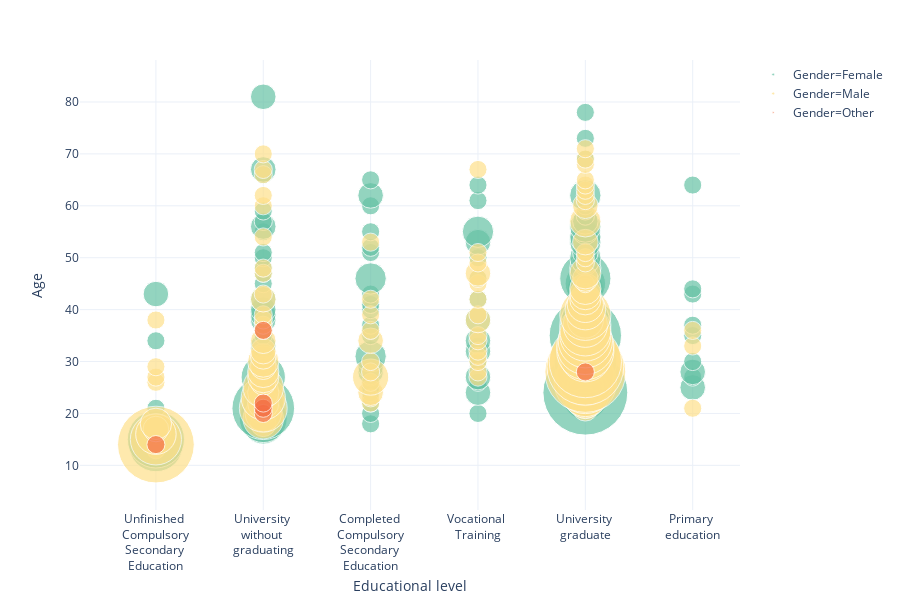

Notebook cell for this chart:
### Markdown cell above
# Distribution of educational level by gender and age

### Code cell
def distribution_education_by_gender_and_age(dataframe):
    temp_dataframe = dataframe.copy()
    newDataframe = pd.DataFrame(temp_dataframe.groupby(['Age', 'Gender'])['Educational level'].value_counts(dropna=True, sort=True).reset_index(name='counts'))
    if get_data_replacements(str('Gender')):
        newDataframe['Gender'] = newDataframe['Gender'].apply(get_data_replacements(str('Gender')).get)
    fig = px.scatter(newDataframe, x="Educational level", y="Age", size="counts", color="Gender", 
           hover_name="Educational level", log_x=False, size_max=60, color_discrete_sequence=colors_gender, template="plotly_white")
    
    # fig.update(layout=dict(legend=dict(font=dict(size=20))))
    iplot(fig)
    
distribution_education_by_gender_and_age(data_complete_en)

### Figure 1 — Plotly figure (JSON) as saved in the notebook; plotly's stock layout.template omitted (floating-point values rounded to 4 significant figures; data arrays with more than 128 entries replaced by an {"elided": "..."} marker saying what was removed)
{"data": [{"hovertemplate": "<b>%{hovertext}</b><br><br>Gender=Female<br>Educational level=%{x}<br>Age=%{y}<br>counts=%{marker.size}<extra></extra>", "hovertext": {"elided": "135 str values"}, "legendgroup": "Gender=Female", "marker": {"color": "rgb(102,194,165)", "size": {"elided": "135 int values"}, "sizemode": "area", "sizeref": 0.006111, "symbol": "circle"}, "mode": "markers", "name": "Gender=Female", "showlegend": true, "type": "scatter", "uid": "b40414a5-a5aa-47dc-b2b7-9a981da9f3f1", "x": {"elided": "135 str values"}, "xaxis": "x", "y": {"elided": "135 int values"}, "yaxis": "y"}, {"hovertemplate": "<b>%{hovertext}</b><br><br>Gender=Male<br>Educational level=%{x}<br>Age=%{y}<br>counts=%{marker.size}<extra></extra>", "hovertext": ["Unfinished <br>Compulsory<br>Secondary <br>Education", "Unfinished <br>Compulsory<br>Secondary <br>Education", "Unfinished <br>Compulsory<br>Secondary <br>Education", "Unfinished <br>Compulsory<br>Secondary <br>Education", "Unfinished <br>Compulsory<br>Secondary <br>Education", "Unfinished <br>Compulsory<br>Secondary <br>Education", "University <br>without <br>graduating", "University <br>without <br>graduating", "University <br>without <br>graduating", "University <br>without <br>graduating", "University <br>graduate", "Primary <br>education", "University <br>graduate", "University <br>without <br>graduating", "Completed <br>Compulsory<br>Secondary <br>Education", "University <br>without <br>graduating", "University <br>graduate", "Completed <br>Compulsory<br>Secondary <br>Education", "University <br>graduate", "University <br>without <br>graduating", "Completed <br>Compulsory<br>Secondary <br>Education", "University <br>without <br>graduating", "University <br>graduate", "University <br>graduate", "University <br>without <br>graduating", "Completed <br>Compulsory<br>Secondary <br>Education", "Unfinished <br>Compulsory<br>Secondary <br>Education", "University <br>graduate", "Completed <br>Compulsory<br>Secondary <br>Education", "University <br>without <br>graduating", "Unfinished <br>Compulsory<br>Secondary <br>Education", "Vocational <br>Training", "University <br>graduate", "University <br>without <br>graduating", "Completed <br>Compulsory<br>Secondary <br>Education", "Vocational <br>Training", "University <br>graduate", "University <br>without <br>graduating", "Unfinished <br>Compulsory<br>Secondary <br>Education", "University <br>graduate", "University <br>without <br>graduating", "Completed <br>Compulsory<br>Secondary <br>Education", "Vocational <br>Training", "University <br>graduate", "University <br>without <br>graduating", "Vocational <br>Training", "University <br>graduate", "University <br>without <br>graduating", "Vocational <br>Training", "University <br>graduate", "Primary <br>education", "University <br>graduate", "Completed <br>Compulsory<br>Secondary <br>Education", "University <br>without <br>graduating", "Vocational <br>Training", "University <br>graduate", "Vocational <br>Training", "University <br>graduate", "Completed <br>Compulsory<br>Secondary <br>Education", "Primary <br>education", "University <br>without <br>graduating", "University <br>graduate", "University <br>without <br>graduating", "University <br>graduate", "Vocational <br>Training", "Unfinished <br>Compulsory<br>Secondary <br>Education", "University <br>without <br>graduating", "University <br>graduate", "Completed <br>Compulsory<br>Secondary <br>Education", "University <br>without <br>graduating", "Vocational <br>Training", "University <br>graduate", "University <br>graduate", "University <br>graduate", "University <br>without <br>graduating", "Completed <br>Compulsory<br>Secondary <br>Education", "Vocational <br>Training", "University <br>graduate", "University <br>without <br>graduating", "University <br>graduate", "University <br>graduate", "Vocational <br>Training", "University <br>graduate", "Vocational <br>Training", "University <br>graduate", "Vocational <br>Training", "University <br>without <br>graduating", "University <br>without <br>graduating", "University <br>graduate", "Vocational <br>Training", "University <br>graduate", "University <br>graduate", "Vocational <br>Training", "University <br>graduate", "Completed <br>Compulsory<br>Secondary <br>Education", "University <br>without <br>graduating", "University <br>graduate", "University <br>graduate", "University <br>without <br>graduating", "University <br>graduate", "University <br>graduate", "University <br>without <br>graduating", "University <br>graduate", "University <br>graduate", "University <br>graduate", "University <br>without <br>graduating", "University <br>without <br>graduating", "Vocational <br>Training", "University <br>graduate", "University <br>graduate", "University <br>without <br>graduating", "University <br>graduate"], "legendgroup": "Gender=Male", "marker": {"color": "rgb(254,224,139)", "size": [1, 18, 8, 5, 2, 3, 2, 5, 4, 7, 2, 1, 3, 3, 1, 6, 5, 1, 7, 3, 2, 5, 4, 12, 2, 1, 1, 10, 4, 3, 1, 1, 20, 3, 1, 1, 18, 2, 1, 16, 3, 1, 1, 8, 2, 1, 10, 2, 1, 10, 1, 9, 2, 2, 1, 8, 1, 8, 1, 1, 1, 6, 1, 4, 2, 1, 1, 8, 1, 1, 1, 5, 4, 3, 2, 1, 1, 3, 1, 3, 1, 1, 2, 1, 3, 2, 1, 1, 1, 1, 1, 1, 1, 2, 1, 1, 3, 2, 1, 1, 1, 1, 1, 1, 1, 1, 1, 1, 1, 1, 1, 1], "sizemode": "area", "sizeref": 0.006111, "symbol": "circle"}, "mode": "markers", "name": "Gender=Male", "showlegend": true, "type": "scatter", "uid": "72c18b78-0977-4abe-a935-52b5bac6a865", "x": ["Unfinished <br>Compulsory<br>Secondary <br>Education", "Unfinished <br>Compulsory<br>Secondary <br>Education", "Unfinished <br>Compulsory<br>Secondary <br>Education", "Unfinished <br>Compulsory<br>Secondary <br>Education", "Unfinished <br>Compulsory<br>Secondary <br>Education", "Unfinished <br>Compulsory<br>Secondary <br>Education", "University <br>without <br>graduating", "University <br>without <br>graduating", "University <br>without <br>graduating", "University <br>without <br>graduating", "University <br>graduate", "Primary <br>education", "University <br>graduate", "University <br>without <br>graduating", "Completed <br>Compulsory<br>Secondary <br>Education", "University <br>without <br>graduating", "University <br>graduate", "Completed <br>Compulsory<br>Secondary <br>Education", "University <br>graduate", "University <br>without <br>graduating", "Completed <br>Compulsory<br>Secondary <br>Education", "University <br>without <br>graduating", "University <br>graduate", "University <br>graduate", "University <br>without <br>graduating", "Completed <br>Compulsory<br>Secondary <br>Education", "Unfinished <br>Compulsory<br>Secondary <br>Education", "University <br>graduate", "Completed <br>Compulsory<br>Secondary <br>Education", "University <br>without <br>graduating", "Unfinished <br>Compulsory<br>Secondary <br>Education", "Vocational <br>Training", "University <br>graduate", "University <br>without <br>graduating", "Completed <br>Compulsory<br>Secondary <br>Education", "Vocational <br>Training", "University <br>graduate", "University <br>without <br>graduating", "Unfinished <br>Compulsory<br>Secondary <br>Education", "University <br>graduate", "University <br>without <br>graduating", "Completed <br>Compulsory<br>Secondary <br>Education", "Vocational <br>Training", "University <br>graduate", "University <br>without <br>graduating", "Vocational <br>Training", "University <br>graduate", "University <br>without <br>graduating", "Vocational <br>Training", "University <br>graduate", "Primary <br>education", "University <br>graduate", "Completed <br>Compulsory<br>Secondary <br>Education", "University <br>without <br>graduating", "Vocational <br>Training", "University <br>graduate", "Vocational <br>Training", "University <br>graduate", "Completed <br>Compulsory<br>Secondary <br>Education", "Primary <br>education", "University <br>without <br>graduating", "University <br>graduate", "University <br>without <br>graduating", "University <br>graduate", "Vocational <br>Training", "Unfinished <br>Compulsory<br>Secondary <br>Education", "University <br>without <br>graduating", "University <br>graduate", "Completed <br>Compulsory<br>Secondary <br>Education", "University <br>without <br>graduating", "Vocational <br>Training", "University <br>graduate", "University <br>graduate", "University <br>graduate", "University <br>without <br>graduating", "Completed <br>Compulsory<br>Secondary <br>Education", "Vocational <br>Training", "University <br>graduate", "University <br>without <br>graduating", "University <br>graduate", "University <br>graduate", "Vocational <br>Training", "University <br>graduate", "Vocational <br>Training", "University <br>graduate", "Vocational <br>Training", "University <br>without <br>graduating", "University <br>without <br>graduating", "University <br>graduate", "Vocational <br>Training", "University <br>graduate", "University <br>graduate", "Vocational <br>Training", "University <br>graduate", "Completed <br>Compulsory<br>Secondary <br>Education", "University <br>without <br>graduating", "University <br>graduate", "University <br>graduate", "University <br>without <br>graduating", "University <br>graduate", "University <br>graduate", "University <br>without <br>graduating", "University <br>graduate", "University <br>graduate", "University <br>graduate", "University <br>without <br>graduating", "University <br>without <br>graduating", "Vocational <br>Training", "University <br>graduate", "University <br>graduate", "University <br>without <br>graduating", "University <br>graduate"], "xaxis": "x", "y": [13, 14, 15, 16, 17, 18, 18, 19, 20, 21, 21, 21, 22, 22, 22, 23, 23, 23, 24, 24, 24, 25, 25, 26, 26, 26, 26, 27, 27, 27, 27, 27, 28, 28, 28, 28, 29, 29, 29, 30, 30, 30, 30, 31, 31, 31, 32, 32, 32, 33, 33, 34, 34, 34, 34, 35, 35, 36, 36, 36, 36, 37, 37, 38, 38, 38, 38, 39, 39, 39, 39, 40, 41, 42, 42, 42, 42, 43, 43, 44, 45, 45, 46, 46, 47, 47, 47, 48, 49, 49, 50, 51, 51, 53, 53, 54, 57, 60, 60, 61, 62, 62, 63, 64, 65, 66, 67, 67, 68, 69, 70, 71], "yaxis": "y"}, {"hovertemplate": "<b>%{hovertext}</b><br><br>Gender=Other<br>Educational level=%{x}<br>Age=%{y}<br>counts=%{marker.size}<extra></extra>", "hovertext": ["Unfinished <br>Compulsory<br>Secondary <br>Education", "University <br>without <br>graduating", "University <br>without <br>graduating", "University <br>without <br>graduating", "University <br>graduate", "University <br>without <br>graduating"], "legendgroup": "Gender=Other", "marker": {"color": "rgb(244,109,67)", "size": [1, 1, 1, 1, 1, 1], "sizemode": "area", "sizeref": 0.006111, "symbol": "circle"}, "mode": "markers", "name": "Gender=Other", "showlegend": true, "type": "scatter", "uid": "6b157ab7-1c1a-4518-b97f-8fd0487e5779", "x": ["Unfinished <br>Compulsory<br>Secondary <br>Education", "University <br>without <br>graduating", "University <br>without <br>graduating", "University <br>without <br>graduating", "University <br>graduate", "University <br>without <br>graduating"], "xaxis": "x", "y": [14, 20, 21, 22, 28, 36], "yaxis": "y"}], "layout": {"grid": {"xaxes": ["x"], "xgap": 0.1, "xside": "bottom", "yaxes": ["y"], "ygap": 0.1, "yside": "left"}, "height": 600, "legend": {"tracegroupgap": 0}, "margin": {"t": 60}, "xaxis": {"title": {"text": "Educational level"}}, "yaxis": {"title": {"text": "Age"}}}}
